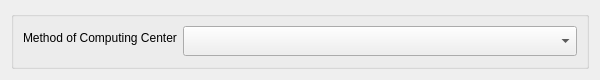
<?xml version="1.0" encoding="UTF-8"?>
<ui version="4.0">
 <class>CalculateBundleDifferenceDialog</class>
 <widget class="QDialog" name="CalculateBundleDifferenceDialog">
  <property name="geometry">
   <rect>
    <x>0</x>
    <y>0</y>
    <width>600</width>
    <height>80</height>
   </rect>
  </property>
  <property name="sizePolicy">
   <sizepolicy hsizetype="Fixed" vsizetype="Fixed">
    <horstretch>0</horstretch>
    <verstretch>0</verstretch>
   </sizepolicy>
  </property>
  <property name="minimumSize">
   <size>
    <width>600</width>
    <height>80</height>
   </size>
  </property>
  <property name="windowTitle">
   <string>CalculateBundleDifference</string>
  </property>
  <layout class="QVBoxLayout" name="verticalLayout">
   <item>
    <widget class="QGroupBox" name="groupBox">
     <property name="minimumSize">
      <size>
       <width>300</width>
       <height>35</height>
      </size>
     </property>
     <property name="title">
      <string/>
     </property>
     <layout class="QFormLayout" name="formLayout">
      <item row="0" column="0">
       <widget class="QLabel" name="label">
        <property name="text">
         <string>Method of Computing Center</string>
        </property>
       </widget>
      </item>
      <item row="0" column="1">
       <widget class="QComboBox" name="method_">
        <property name="minimumSize">
         <size>
          <width>250</width>
          <height>30</height>
         </size>
        </property>
        <property name="sizeAdjustPolicy">
         <enum>QComboBox::AdjustToContentsOnFirstShow</enum>
        </property>
       </widget>
      </item>
     </layout>
    </widget>
   </item>
  </layout>
 </widget>
 <resources/>
 <connections/>
</ui>
